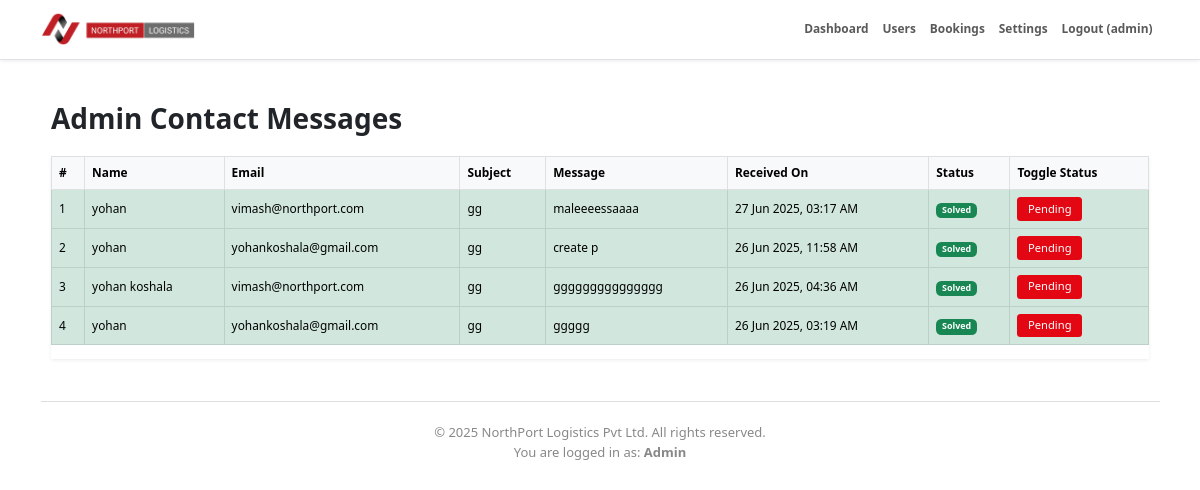
Screenshot of /admin/admin_message.php (signed in) with the database file from the repository.
### tables this page shows
CREATE TABLE `admin_messages` (
  `id` int(11) NOT NULL,
  `name` varchar(100) NOT NULL,
  `email` varchar(150) NOT NULL,
  `subject` varchar(200) DEFAULT NULL,
  `message` text NOT NULL,
  `created_at` timestamp NOT NULL DEFAULT current_timestamp(),
  `seen` tinyint(1) NOT NULL DEFAULT 0,
  `status` enum('Pending','Solved') DEFAULT 'Pending'
);

### admin/admin_message.php (the view, shortened to what this page needs)
<?php
require_once '../includes/header.php';
$currentRole = $_SESSION['role'] ?? 'user';
$stmt = $pdo->query("SELECT * FROM admin_messages ORDER BY created_at DESC");
$messages = $stmt->fetchAll();
?>
<div class="container my-5 small-text">
    <h2 class="fw-bold mb-4">Admin Contact Messages</h2>
    <?php if (empty($messages)): ?>
        <div class="alert alert-info">No messages found.</div>
    <?php else: ?>
        <div class="table-responsive shadow-sm">
            <table class="table table-bordered table-hover align-middle">
                <thead class="table-light">
                    <tr>
                        <th>#</th>
                        <th>Name</th>
                        <th>Email</th>
                        <th>Subject</th>
                        <th>Message</th>
                        <th>Received On</th>
                        <th>Status</th>
                        <?php if ($currentRole === 'admin'): ?>
                            <th>Toggle Status</th>
                        <?php endif; ?>
                    </tr>
                </thead>
                <tbody>
                    <?php foreach ($messages as $i => $msg): ?>
                        <tr class="<?= $msg['status'] === 'Solved' ? 'table-success' : '' ?>">
                            <td><?= $i + 1 ?></td>
                            <td><?= htmlspecialchars($msg['name']) ?></td>
                            <td><?= htmlspecialchars($msg['email']) ?></td>
                            <td><?= htmlspecialchars($msg['subject'] ?: '-') ?></td>
                            <td><?= nl2br(htmlspecialchars($msg['message'])) ?></td>
                            <td><?= date('d M Y, h:i A', strtotime($msg['created_at'])) ?></td>
                            <td>
                                <span class="badge <?= $msg['status'] === 'Solved' ? 'bg-success' : 'bg-warning text-dark' ?>">
                                    <?= htmlspecialchars($msg['status']) ?>
                                </span>
                            </td>
                            <?php if ($currentRole === 'admin'): ?>
                                <td>
                                    <?php if ($msg['status'] === 'Pending'): ?>
                                        <a href="?id=<?= $msg['id'] ?>&toggle_status=Solved" class="btn btn-sm btn-success">Done</a>
                                    <?php else: ?>
                                        <a href="?id=<?= $msg['id'] ?>&toggle_status=Pending" class="btn btn-sm btn-danger">Pending</a>
                                    <?php endif; ?>
                                </td>
                            <?php endif; ?>
                        </tr>
                    <?php endforeach; ?>
                </tbody>
            </table>
        </div>
    <?php endif; ?>
</div>
<?php require_once '../includes/admin_footer.php'; ?>

### includes/header.php (style rules this page uses)
html { font-size: 14px; }

### admin/admin_message.php (style rules this page uses)
.small-text { font-size: 0.85rem; }
.btn { font-size: 0.8rem; padding: 0.25rem 0.75rem; }
.btn-danger { background-color: #e30613; border: none; }
.table th, .table td { vertical-align: middle !important; }

### rows the page displays
admin_messages: name "yohan", email "vimash@northport.com", subject "gg", message "maleeeessaaaa", created_at "27 Jun 2025, 03:17 AM", status "Solved"
admin_messages: name "yohan", email "yohankoshala@gmail.com", subject "gg", message "create p", created_at "26 Jun 2025, 11:58 AM", status "Solved"
admin_messages: name "yohan koshala", email "vimash@northport.com", subject "gg", message "ggggggggggggggg", created_at "26 Jun 2025, 04:36 AM", status "Solved"
admin_messages: name "yohan", email "yohankoshala@gmail.com", subject "gg", message "ggggg", created_at "26 Jun 2025, 03:19 AM", status "Solved"

### other values shown
safeOutput($username) "admin"
$userRole "Admin"
